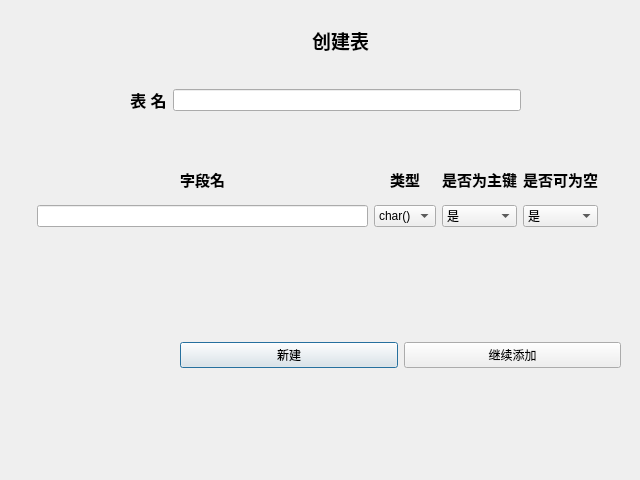
<?xml version="1.0" encoding="UTF-8"?>
<ui version="4.0">
 <class>createTable</class>
 <widget class="QDialog" name="createTable">
  <property name="geometry">
   <rect>
    <x>0</x>
    <y>0</y>
    <width>640</width>
    <height>480</height>
   </rect>
  </property>
  <property name="windowTitle">
   <string>Dialog</string>
  </property>
  <widget class="QLabel" name="label">
   <property name="geometry">
    <rect>
     <x>260</x>
     <y>20</y>
     <width>161</width>
     <height>41</height>
    </rect>
   </property>
   <property name="text">
    <string>&lt;html&gt;&lt;head/&gt;&lt;body&gt;&lt;p align=&quot;center&quot;&gt;&lt;span style=&quot; font-size:14pt; font-weight:600;&quot;&gt;创建表&lt;/span&gt;&lt;/p&gt;&lt;/body&gt;&lt;/html&gt;</string>
   </property>
  </widget>
  <widget class="QWidget" name="">
   <property name="geometry">
    <rect>
     <x>130</x>
     <y>80</y>
     <width>391</width>
     <height>41</height>
    </rect>
   </property>
   <layout class="QHBoxLayout" name="horizontalLayout">
    <item>
     <widget class="QLabel" name="label_2">
      <property name="text">
       <string>&lt;html&gt;&lt;head/&gt;&lt;body&gt;&lt;p align=&quot;center&quot;&gt;&lt;span style=&quot; font-size:12pt; font-weight:600;&quot;&gt;表   名&lt;/span&gt;&lt;/p&gt;&lt;/body&gt;&lt;/html&gt;</string>
      </property>
     </widget>
    </item>
    <item>
     <widget class="QLineEdit" name="tableNameEdit"/>
    </item>
   </layout>
  </widget>
  <widget class="QWidget" name="">
   <property name="geometry">
    <rect>
     <x>37</x>
     <y>160</y>
     <width>561</width>
     <height>67</height>
    </rect>
   </property>
   <layout class="QGridLayout" name="gridLayout">
    <item row="0" column="0">
     <widget class="QLabel" name="label_3">
      <property name="text">
       <string>&lt;html&gt;&lt;head/&gt;&lt;body&gt;&lt;p align=&quot;center&quot;&gt;&lt;span style=&quot; font-size:11pt; font-weight:600;&quot;&gt;字段名&lt;/span&gt;&lt;/p&gt;&lt;/body&gt;&lt;/html&gt;</string>
      </property>
     </widget>
    </item>
    <item row="0" column="2">
     <widget class="QLabel" name="label_5">
      <property name="text">
       <string>&lt;html&gt;&lt;head/&gt;&lt;body&gt;&lt;p align=&quot;center&quot;&gt;&lt;span style=&quot; font-size:11pt; font-weight:600;&quot;&gt;是否为主键&lt;/span&gt;&lt;/p&gt;&lt;/body&gt;&lt;/html&gt;</string>
      </property>
     </widget>
    </item>
    <item row="0" column="3">
     <widget class="QLabel" name="label_6">
      <property name="text">
       <string>&lt;html&gt;&lt;head/&gt;&lt;body&gt;&lt;p align=&quot;center&quot;&gt;&lt;span style=&quot; font-size:11pt; font-weight:600;&quot;&gt;是否可为空&lt;/span&gt;&lt;/p&gt;&lt;/body&gt;&lt;/html&gt;</string>
      </property>
     </widget>
    </item>
    <item row="1" column="0">
     <widget class="QLineEdit" name="lineEditFieldName"/>
    </item>
    <item row="0" column="1">
     <widget class="QLabel" name="label_4">
      <property name="text">
       <string>&lt;html&gt;&lt;head/&gt;&lt;body&gt;&lt;p align=&quot;center&quot;&gt;&lt;span style=&quot; font-size:11pt; font-weight:600;&quot;&gt;类型&lt;/span&gt;&lt;/p&gt;&lt;/body&gt;&lt;/html&gt;</string>
      </property>
     </widget>
    </item>
    <item row="1" column="1">
     <widget class="QComboBox" name="comboBoxType">
      <item>
       <property name="text">
        <string>char()</string>
       </property>
      </item>
      <item>
       <property name="text">
        <string>int</string>
       </property>
      </item>
      <item>
       <property name="text">
        <string>bool</string>
       </property>
      </item>
     </widget>
    </item>
    <item row="1" column="2">
     <widget class="QComboBox" name="comboBoxPrimary">
      <item>
       <property name="text">
        <string>是</string>
       </property>
      </item>
      <item>
       <property name="text">
        <string>否</string>
       </property>
      </item>
     </widget>
    </item>
    <item row="1" column="3">
     <widget class="QComboBox" name="comboBoxNULL">
      <item>
       <property name="text">
        <string>是</string>
       </property>
      </item>
      <item>
       <property name="text">
        <string>否</string>
       </property>
      </item>
     </widget>
    </item>
   </layout>
  </widget>
  <widget class="QWidget" name="">
   <property name="geometry">
    <rect>
     <x>180</x>
     <y>330</y>
     <width>441</width>
     <height>51</height>
    </rect>
   </property>
   <layout class="QHBoxLayout" name="horizontalLayout_2">
    <item>
     <widget class="QPushButton" name="pushButtonCreate">
      <property name="text">
       <string>新建</string>
      </property>
     </widget>
    </item>
    <item>
     <widget class="QPushButton" name="pushButtonAddCon">
      <property name="text">
       <string>继续添加</string>
      </property>
     </widget>
    </item>
   </layout>
  </widget>
 </widget>
 <resources/>
 <connections/>
</ui>
